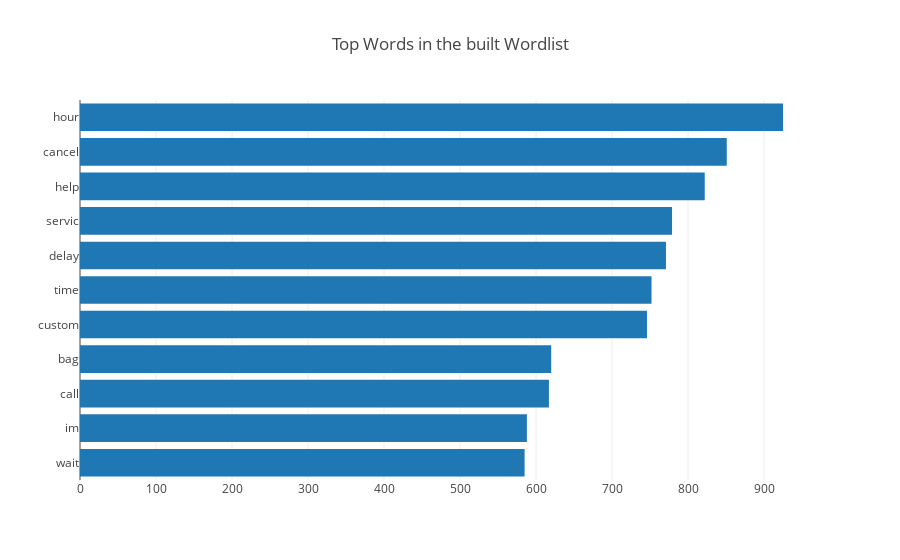

Notebook cell for this chart:
### Code cell
words = pd.read_csv("wordlist.csv", encoding = "ISO-8859-1")
x_words = list(words.loc[0:10, "word"])
x_words.reverse()
y_occ = list(words.loc[0:10, "occurrences"])
y_occ.reverse()

dist = [
    graph_objs.Bar(
        x = y_occ,
        y = x_words,
        orientation = "h"
    )]
plotly.offline.iplot({"data":dist, "layout":graph_objs.Layout(title="Top Words in the built Wordlist")})

### Figure 1 — Plotly figure (JSON) as saved in the notebook; plotly's stock layout.template omitted (floating-point values rounded to 4 significant figures)
{"data": [{"orientation": "h", "type": "bar", "x": [585, 588, 617, 620, 746, 752, 771, 779, 822, 851, 925], "y": ["wait", "im", "call", "bag", "custom", "time", "delay", "servic", "help", "cancel", "hour"]}], "layout": {"title": "Top Words in the built Wordlist"}}
